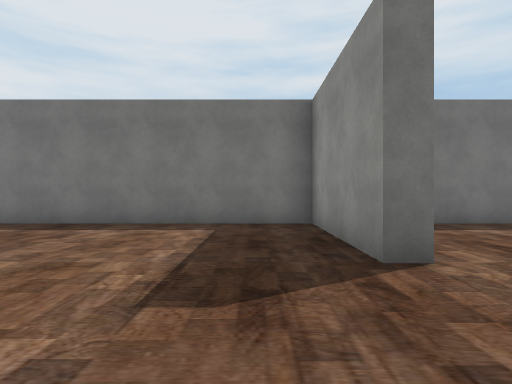
View 1 (above)

18 first-person views from a walk through a scene from a Unity 3-D project. The camera is 1.4 m above the floor, looks level and sees 80° across. Doors are open. The floor is counted in squares, 2 m on a side. Each view is taken from the middle of a square. On the plan, view 1 faces up. The plan holds only what a view shows up to about 10 squares ahead; the rest is blank. The place goes on beyond the plan. The player is left out. Some surface patterns are stand-ins.

View 2
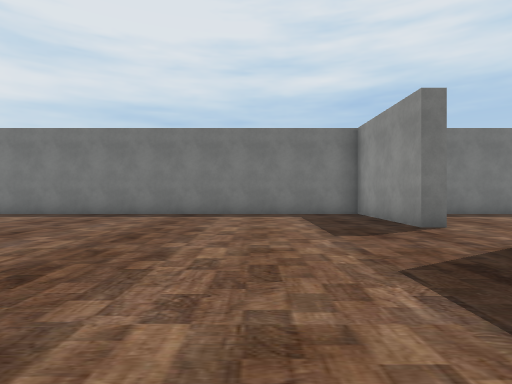

View 3
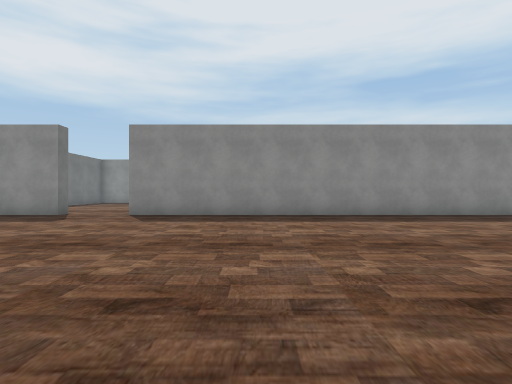

View 4
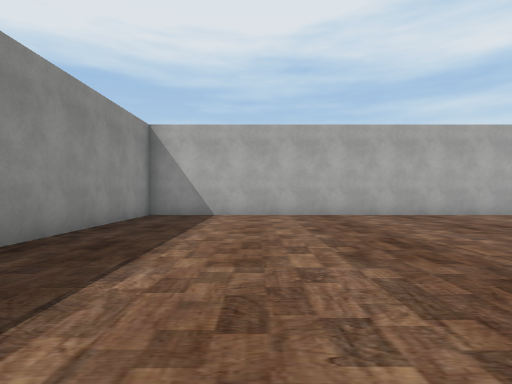

View 5
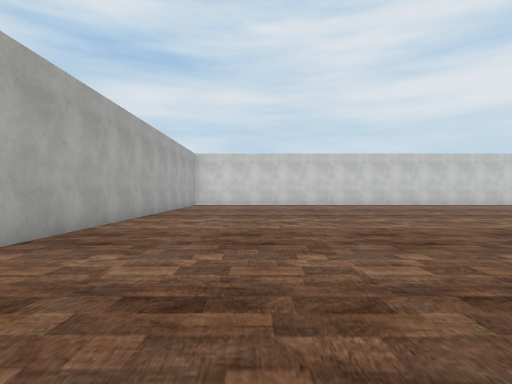

View 6
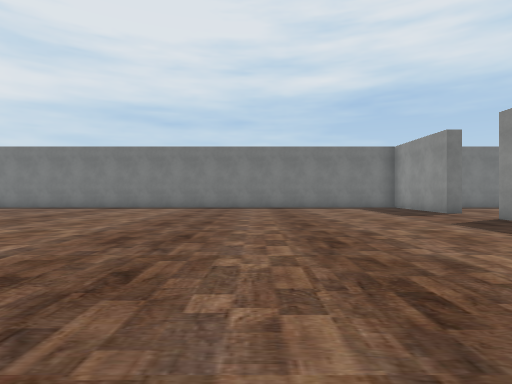

View 7
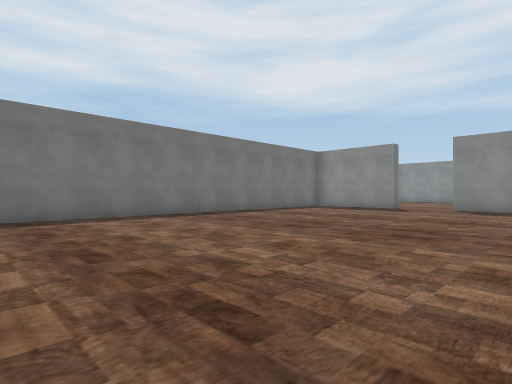

View 8
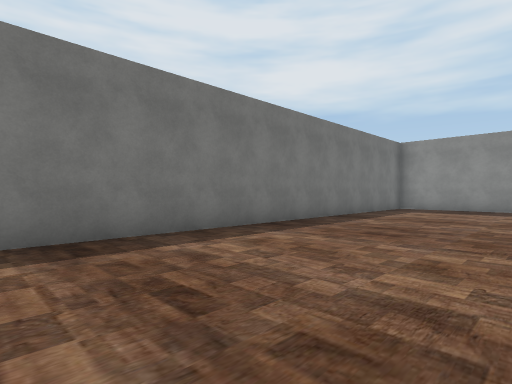

View 9
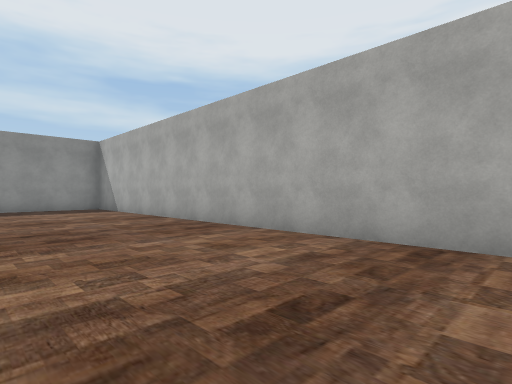

View 10
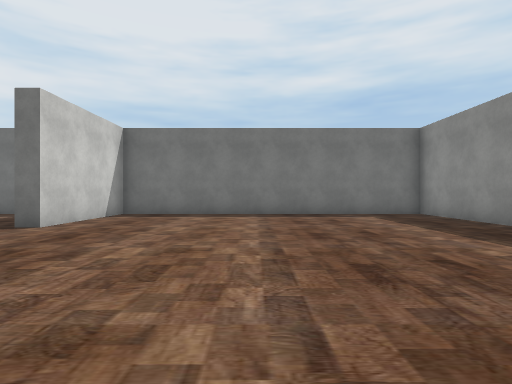

View 11
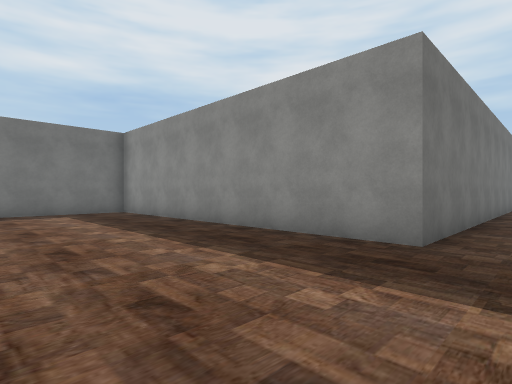

View 12
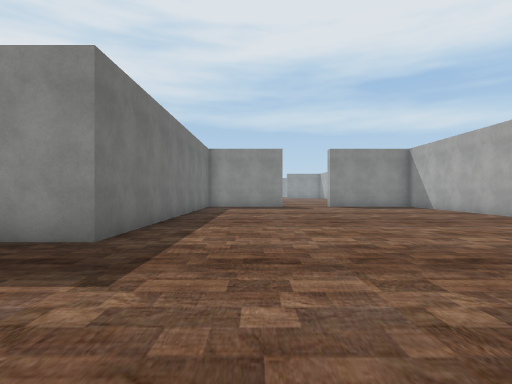

View 13
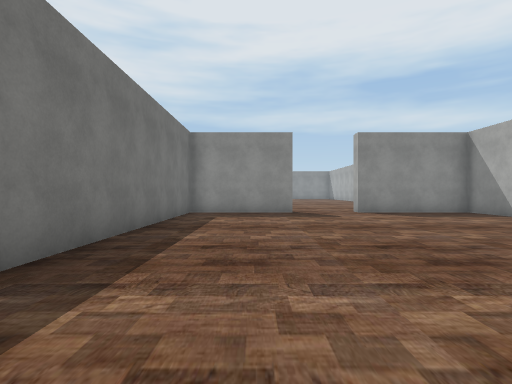

View 14
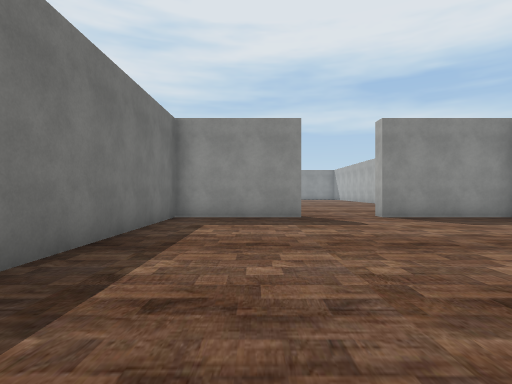

View 15
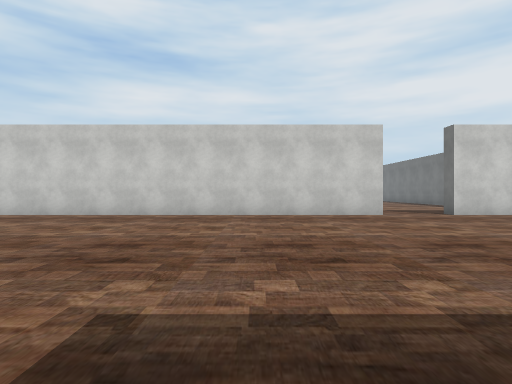

View 16
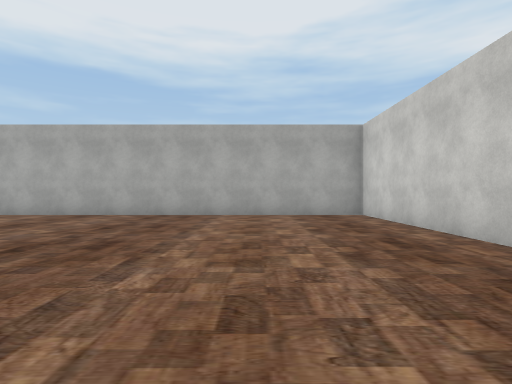

View 17
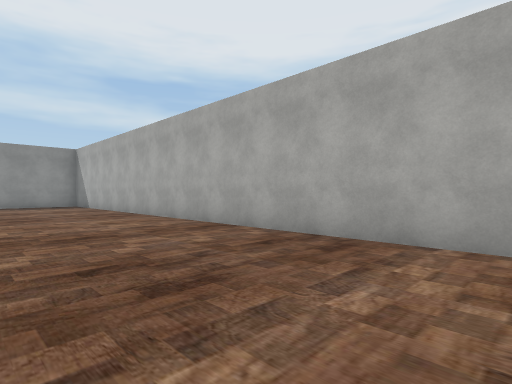

View 18
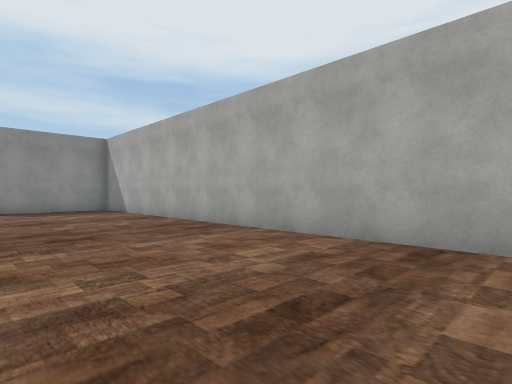

### Floor plan
Points are (right, up) in squares from view 1. A wall is a line through its corners. A room is listed if a view was taken in it or the views show most of it. See-through windows are left out.
Room 1 (views 1, 2, 3, 4, 5, 6, 7, 8, 9)
walls: (1.2, 3) (1.2, 6.7) (-11.6, 6.7); (-12, -12.3) (1.2, -12.3) (1.2, 0.9)
ways out: open door at (1.5, 2) to room 2
Room 2 (views 10, 11, 12, 13, 14, 15, 16, 17, 18)
walls: (1.7, 0.9) (1.7, -12.3) (21, -12.3); (21.5, -6.4) (21.5, -2.8) (11.3, -2.8) (11.3, 6.7) (1.7, 6.7) (1.7, 3); (21.5, -12.1) (21.5, -8.5)
ways out: open door at (1.5, 2) to room 1; open door at (22, -7.5)

Where each view was taken, in squares from view 1:
view 1: 0 up, 0 right, facing up
view 2: 3 down, 2 left, facing up
view 3: 3 down, 8 left, facing right
view 4: 3 down, 2 left, facing down
view 5: 9 down, 2 left, facing left
view 6: 7 down, 5 left, facing up
view 7: 2 down, 12 left, facing up-right
view 8: 2 up, 12 left, facing up-right
view 9: 8 down, 12 left, facing down-right
view 10: 3 down, 6 right, facing up
view 11: 4 down, 7 right, facing up-right
view 12: 5 down, 7 right, facing right
view 13: 5 down, 11 right, facing right
view 14: 5 down, 13 right, facing right
view 15: 3 down, 11 right, facing left
view 16: 3 down, 5 right, facing down
view 17: 8 down, 5 right, facing down-right
view 18: 8 down, 9 right, facing down-right
